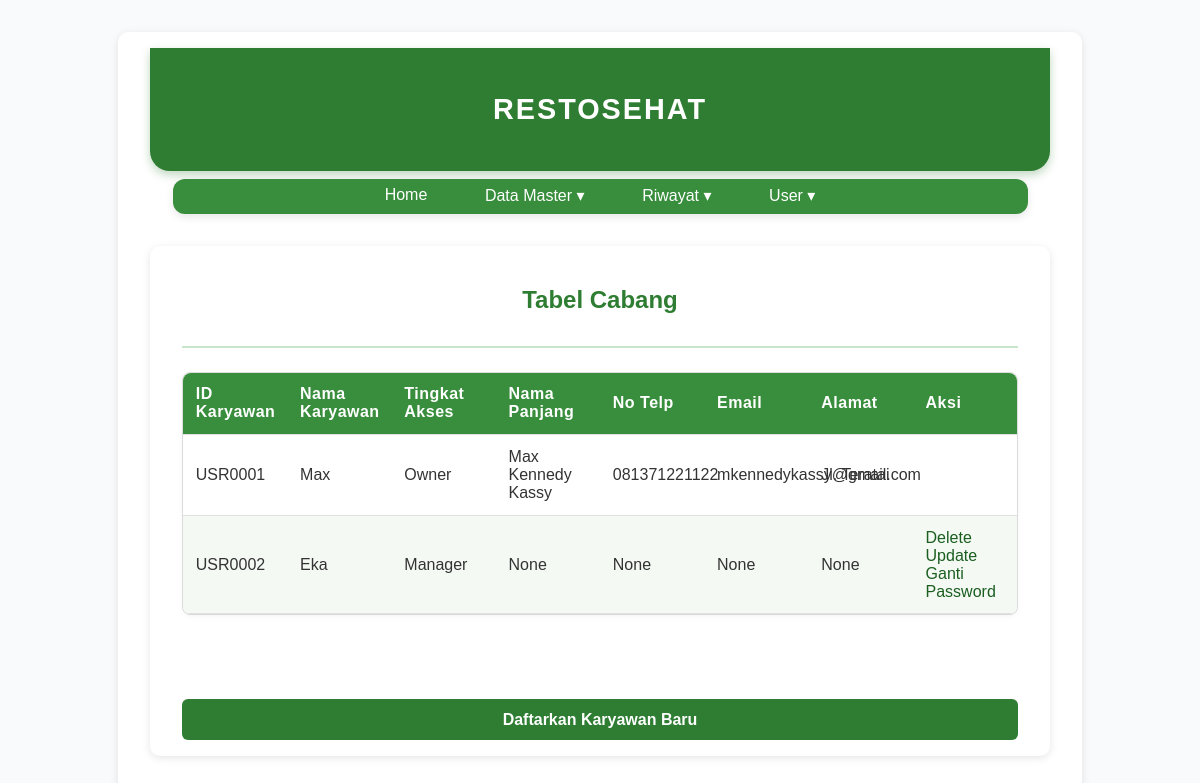
Before: /karyawan (signed in) with the older database file.
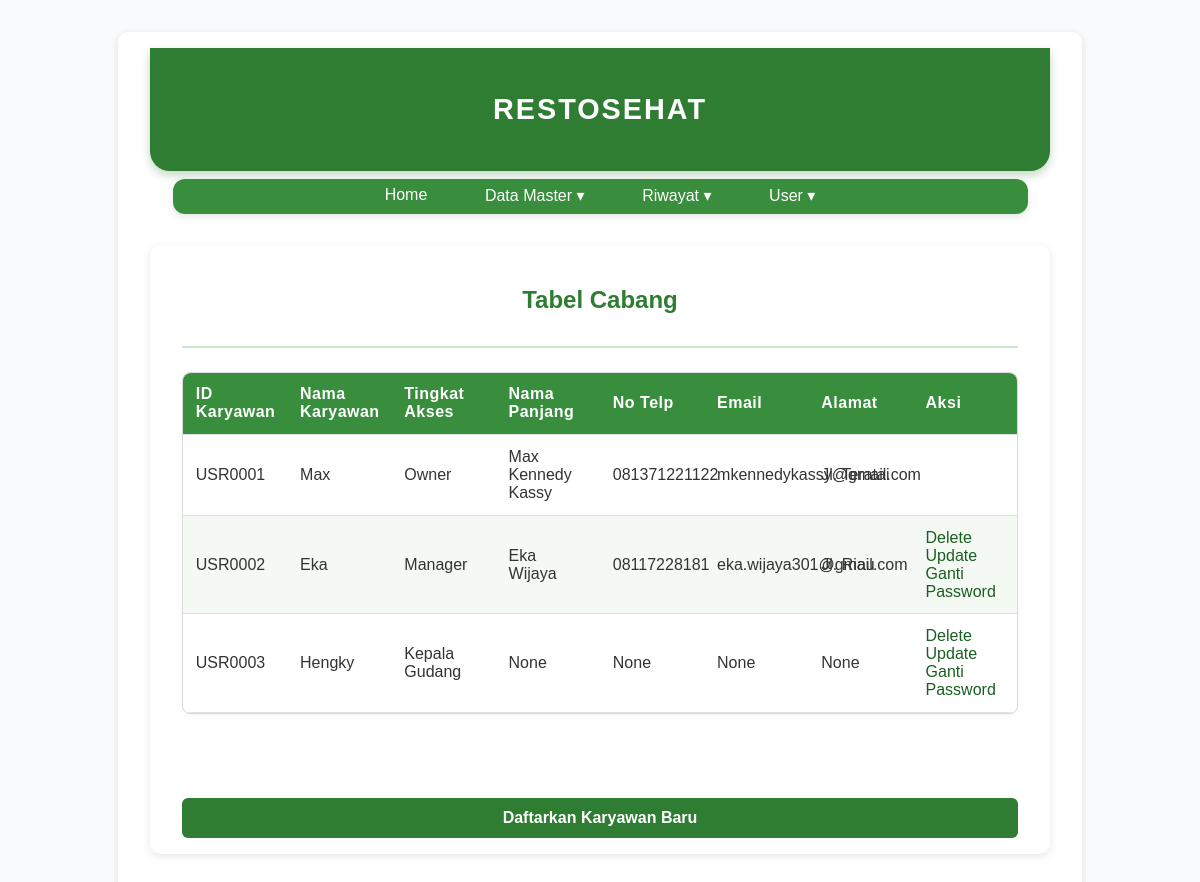
After: the same page with the newer database file.
### main.py (models this page shows, shortened)
class User(db.Model, UserMixin):
    idPrefix = 'USR'
    id = db.Column(db.String(5), primary_key=True)
    username = db.Column(db.String(80), unique=True, nullable=False)
    password_hash = db.Column(db.String(200), nullable=False)
    role = db.Column(db.String(50), default='User')
    namaPanjang = db.Column(db.String(200), unique=True)
    email = db.Column(db.String(100), unique=True)
    noTelp = db.Column(db.String(12), unique=True)
    alamat = db.Column(db.String(150), unique=True)

### main.py (the view)
@app.route("/karyawan")
@login_required
def karyawan():
    employees = User.query.order_by(User.id).all()
    return render_template('karyawan.html', employees=employees)

### main.py (called while the page is built)
@login_manager.user_loader
def load_user(user_id):
    return User.query.get(user_id)

### templates/karyawan.html (shortened to what this page needs)
{% extends 'base.html' %}
{% block body %}
<div class="content">
    <div class="head-content">
        <p>Tabel Cabang</p>
    </div>
    <div class="main-content">
        {% if employees|length < 1 %}
        <h4>Kosong</h4>
        {% else %}
        <div class="table-container">
            <table>
                <thead>
                    <tr>
                        <th>ID Karyawan</th>
                        <th>Nama Karyawan</th>
                        <th>Tingkat Akses</th>
                        <th>Nama Panjang</th>
                        <th>No Telp</th>
                        <th>Email</th>
                        <th>Alamat</th>
                        <th>Aksi</th>
                    </tr>
                </thead>
                <tbody>
                    {% for employee in employees %}
                    <tr>
                        <td>{{ employee.id }}</td>
                        <td>{{ employee.username }}</td>
                        <td>{{ employee.role }}</td>
                        <td>{{ employee.namaPanjang }}</td>
                        <td>{{ employee.noTelp }}</td>
                        <td>{{ employee.email }}</td>
                        <td>{{ employee.alamat }}</td>
                        <td>
                            {% if employee.role != 'Owner' %}
                            <a href="/delete_karyawan/{{employee.id}}">Delete</a>
                            <br>
                            <a href="/update_karyawan/{{employee.id}}">Update</a>
                            <br>
                            <a href="/change_password/{{employee.id}}">Ganti Password</a>
                            {% endif %}
                        </td>
                    </tr>
                    {% endfor %}
                </tbody>
            </table>
        </div>
        {% endif %}
        <br><br>
        <input type="submit" value="Daftarkan Karyawan Baru" onclick="window.location.href='/register'">
    </div>
</div>
{% endblock %}

### templates/base.html (shortened to what this page needs)
<!DOCTYPE html>
<html lang="en">
    <head>
        <link rel="stylesheet" href="{{ url_for('static', filename='main.css') }}">
    </head>
    <body>
        <div class="content">
            <div class="head-name">
                <p>RESTOSEHAT</p>
            </div>
            <div class="navbar">
                <ul>
                    <li><a href="/">Home</a></li>
                    {% if current_user.is_authenticated %}
                        {% if current_user.role == 'Owner'%}
                        <li class="dropdown">
                            <a href="#" class="dropbtn">Data Master ▾</a>
                            <div class="dropdown-content">
                                <a href="/stok">Stok</a>
                                <a href="/cabang">Cabang</a>
                                <a href="/bahan">Bahan</a>
                                <a href="/karyawan">Karyawan</a>
                            </div>
                        </li>
                        <li class="dropdown">
                            <a href="#" class="dropbtn">Distribusi ▾</a>
                            <div class="dropdown-content">
                                <a href="/pengiriman">Pengiriman</a>
                                <a href="/order">Order</a>
                            </div>
                        </li>
                        <li class="dropdown">
                            <a href="#" class="dropbtn">Riwayat ▾</a>
                            <div class="dropdown-content">
                                <a href="/riwayattransaksi">Riwayat Transaksi</a>
                                <a href="/riwayatstok">Riwayat Stok</a>
                            </div>
                        </li>
                        {% elif current_user.role == 'Manager' %}
                        <li class="dropdown">
                            <a href="#" class="dropbtn">Data Master ▾</a>
                        </li>
                        <li class="dropdown">
                            <a href="#" class="dropbtn">Riwayat ▾</a>
                        </li>
                        {% endif %}
                        <li class="dropdown">
                            <a href="#" class="dropbtn">User ▾</a>
                        </li>
                    {% else %}
                    <li><a href="/login">Login</a></li>
                    {% endif %}
                </ul>
            </div>
        {% block body %}{% endblock %}
        </div>
    </body>
</html>

### static/main.css (style rules this page uses)
body { margin: 0; padding: 0; font-family: 'Poppins', sans-serif; background-color: #f9fafb; color: #333; }
.head-name { background-color: #2e7d32; color: white; text-align: center; padding: 1rem 0; font-size: 1.8rem; font-weight: 600; letter-spacing: 2px; border-bottom-left-radius: 20px; border-bottom-right-radius: 20px; box-shadow: 0 4px 10px rgba(46, 125, 50, 0.3); transition: background-color 0.3s ease-in-out; }
.navbar { background-color: #388e3c; margin: 0.5rem auto; width: 95%; border-radius: 12px; box-shadow: 0 3px 8px rgba(0, 0, 0, 0.1); padding: 0.5rem 0; transition: background-color 0.3s ease-in-out, box-shadow 0.3s ease-in-out; }
.navbar ul { list-style: none; display: flex; justify-content: center; gap: 2rem; margin: 0; padding: 0; }
.dropdown { position: relative; display: inline-block; }
.dropdown > a { position: relative; z-index: 2; }
.dropdown > a::after { content: ""; position: absolute; left: 0; right: 0; top: 100%; height: 10px; background: transparent; z-index: 1; pointer-events: auto; }
.navbar a { text-decoration: none; color: white; font-weight: 500; padding: 0.4rem 0.8rem; border-radius: 8px; transition: all 0.3s ease-in-out; }
.content { max-width: 900px; margin: 2rem auto; padding: 1rem 2rem; background-color: white; border-radius: 10px; box-shadow: 0 2px 8px rgba(0, 0, 0, 0.1); }
.head-content { text-align: center; font-size: 1.5rem; font-weight: 600; color: #2e7d32; border-bottom: 2px solid #c8e6c9; padding-bottom: 0.5rem; margin-bottom: 1.5rem; }
.main-content { display: flex; flex-direction: column; align-items: center; gap: 1.5rem; }
table { width: 100%; border-collapse: collapse; border-radius: 8px; overflow: hidden; box-shadow: 0 2px 6px rgba(0, 0, 0, 0.05); }
th { background-color: #388e3c; color: white; text-align: left; padding: 0.8rem; font-weight: 600; letter-spacing: 0.5px; }
td { padding: 0.8rem; border-bottom: 1px solid #e0e0e0; }
tr:nth-child(even) { background-color: #f4f9f4; }
td a { text-decoration: none; color: #1b5e20; font-weight: 500; transition: color 0.2s ease-in-out; }
.main-content input[type="submit"] { background-color: #2e7d32; color: white; border: none; padding: 0.7rem 1.4rem; border-radius: 6px; font-weight: 600; font-size: 1rem; cursor: pointer; transition: 0.2s ease-in-out; width: 100%; }
.table-container { max-height: 400px; border: 1px solid #e0e0e0; border-radius: 8px; }
.table-container table { width: 100%; border-collapse: collapse; }
.table-container thead { display: table; width: 100%; table-layout: fixed; }
.table-container thead th { position: sticky; top: 0; background-color: #388e3c; color: white; z-index: 1; text-align: left; padding: 0.8rem; border-bottom: 1px solid #e0e0e0; }
.table-container tbody { display: block; max-height: 350px; overflow-y: auto; width: 100%; }
.table-container tbody tr { display: table; width: 100%; table-layout: fixed; }
.table-container tbody tr:nth-child(even) { background-color: #f4f9f4; }
.table-container td { padding: 0.8rem; border-bottom: 1px solid #e0e0e0; }

Changed rows visible on the page:
changed User "USR0002": namaPanjang "None" → "Eka Wijaya"; noTelp "None" → "08117228181"; email "None" → "eka.wijaya301@gmail.com"; alamat "None" → "Jl. Riau"
added User: id "USR0003", username "Hengky", role "Kepala Gudang", namaPanjang "None", noTelp "None", email "None", alamat "None"
